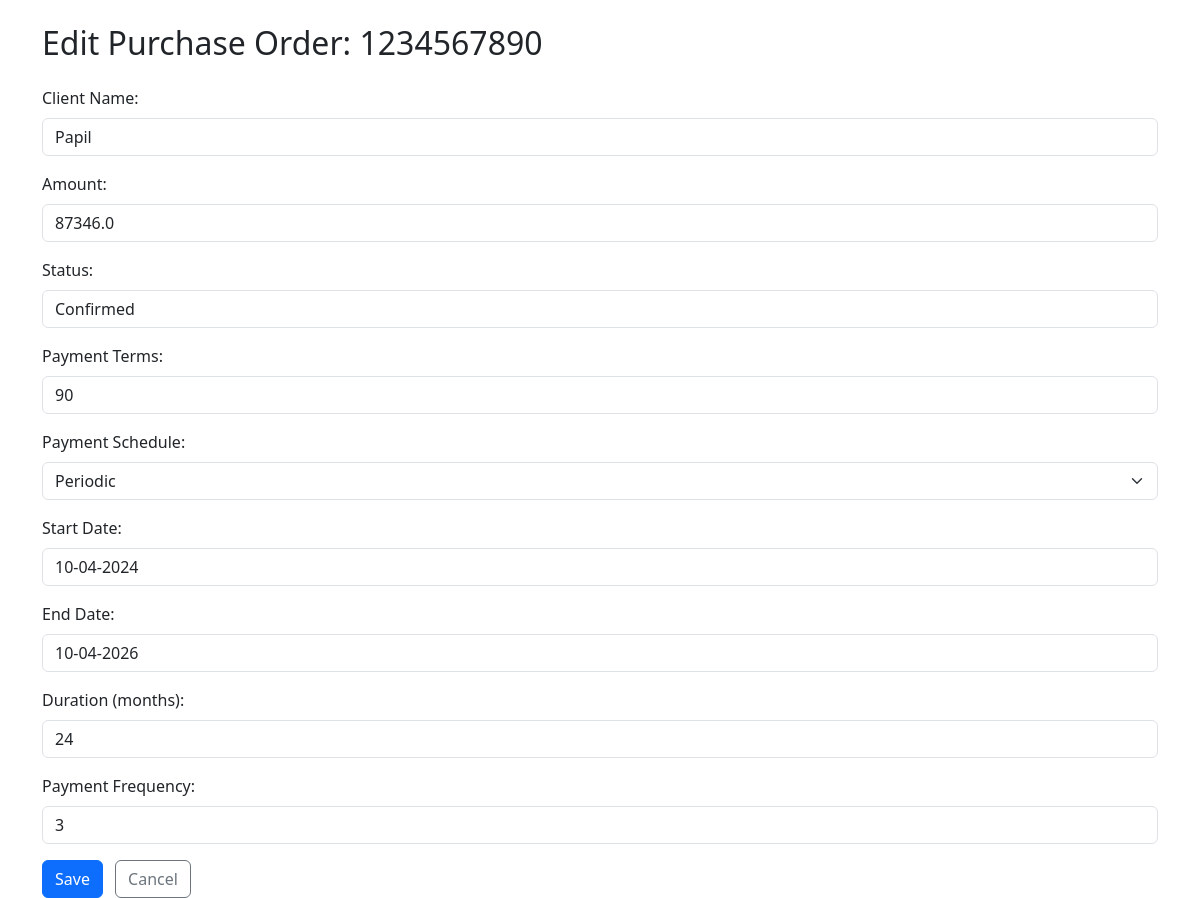
Before: /edit_po/1234567890 with the older database file.
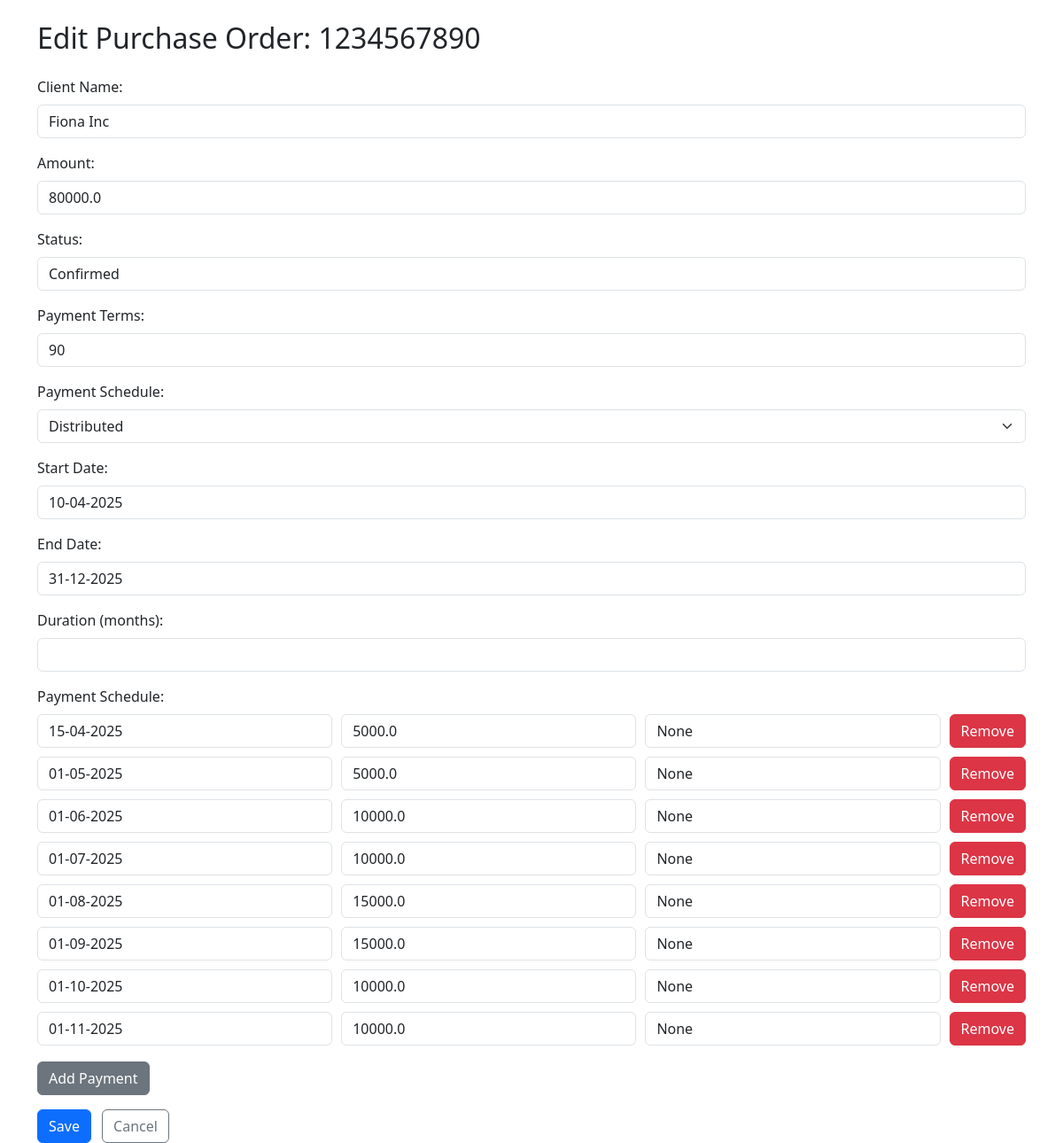
After: the same page with the newer database file.
### db/database.py (models this page shows)
class PurchaseOrder(Base):
    __tablename__ = "purchase_orders"
    id = Column(Integer, primary_key=True, index=True)
    po_id = Column(String, unique=True, index=True)
    client_name = Column(String)
    amount = Column(Float)
    status = Column(String)
    payment_terms = Column(Integer)
    payment_type = Column(String)
    start_date = Column(String)
    end_date = Column(String)
    duration_months = Column(Integer)
    payment_frequency = Column(Integer, nullable=True)
    milestones = relationship("Milestone", cascade="all, delete-orphan", backref="purchase_order")
    payment_schedule = relationship("PaymentSchedule", cascade="all, delete-orphan", backref="purchase_order")

class PaymentSchedule(Base):
    __tablename__ = "payment_schedule"
    id = Column(Integer, primary_key=True)
    po_id = Column(String, ForeignKey("purchase_orders.po_id"))
    payment_date = Column(String)
    payment_amount = Column(Float)
    payment_description = Column(String, nullable=True)

### app.py (the view, shortened to what this page needs)
@app.route('/edit_po/<po_id>', methods=['GET', 'POST'])
def edit_po(po_id):
    po = get_po_with_schedule(po_id)
    if not po:
        return f"<p>PO with ID {po_id} not found.</p>"
    return render_template('edit_po.html', po=po)

### app.py (called while the page is built)
@app.before_request
def load_logged_in_user():
    g.user = None
    if 'username' in session:
        g.user = session['username']

### templates/edit_po.html (shortened to what this page needs)
<!DOCTYPE html>
<html lang="en">
<head>
    <link href="https://cdn.jsdelivr.net/npm/bootstrap@5.3.3/dist/css/bootstrap.min.css" rel="stylesheet">
</head>
<body>
    <div class="container mt-4">
        <h2 class="mb-4">Edit Purchase Order: {{ po['po_id'] }}</h2>
        <form method="post">
            <div class="mb-3">
                <label for="client_name" class="form-label">Client Name:</label>
                <input type="text" class="form-control" id="client_name" name="client_name" value="{{ po['client_name'] }}" required>
            </div>
            <div class="mb-3">
                <label for="amount" class="form-label">Amount:</label>
                <input type="number" step="0.01" class="form-control" id="amount" name="amount" value="{{ po['amount'] }}" required>
            </div>
            <div class="mb-3">
                <label for="status" class="form-label">Status:</label>
                <input type="text" class="form-control" id="status" name="status" value="{{ po['status'] }}" required>
            </div>
            <div class="mb-3">
                <label for="payment_terms" class="form-label">Payment Terms:</label>
                <input type="number" class="form-control" id="payment_terms" name="payment_terms" value="{{ po['payment_terms'] }}">
            </div>
            <div class="mb-3">
                <label for="payment_type" class="form-label">Payment Schedule:</label>
                <select class="form-select" id="payment_type" name="payment_type">
                    <option value="distributed" {% if po['payment_type'] == 'distributed' %}selected{% endif %}>Distributed</option>
                    <option value="periodic" {% if po['payment_type'] == 'periodic' %}selected{% endif %}>Periodic</option>
                </select>
            </div>
            <div class="mb-3">
                <label for="start_date" class="form-label">Start Date:</label>
                <input type="text" class="form-control" id="start_date" name="start_date" value="{{ po['start_date'] }}">
            </div>
            <div class="mb-3">
                <label for="end_date" class="form-label">End Date:</label>
                <input type="text" class="form-control" id="end_date" name="end_date" value="{{ po['end_date'] }}">
            </div>
            <div class="mb-3">
                <label for="duration_months" class="form-label">Duration (months):</label>
                <input type="number" class="form-control" id="duration_months" name="duration_months" value="{{ po['duration_months'] }}">
            </div>
            {% if po['payment_type'] == 'periodic' %}
            <div class="mb-3 payment-frequency">
                <label for="payment_frequency" class="form-label">Payment Frequency:</label>
                <input type="number" class="form-control" id="payment_frequency" name="payment_frequency" value="{{ po['payment_frequency'] }}">
            </div>
            {% endif %}
            {% if po['payment_type'] == 'distributed' %}
            <div class="mb-3 schedule-fields">
                <label class="form-label">Payment Schedule:</label>
                <div id="schedule-list">
                    {% for sched in po['payment_schedule'] %}
                    <div class="schedule-entry">
                        <input type="text" class="form-control" name="payment_date" placeholder="Date (DD-MM-YYYY)" value="{{ sched['payment_date'] }}" required>
                        <input type="number" step="0.01" class="form-control" name="payment_amount" placeholder="Amount (USD)" value="{{ sched['payment_amount'] }}" required>
                        <input type="text" class="form-control" name="payment_description" placeholder="Description" value="{{ sched['payment_description'] }}">
                        <button type="button" class="btn btn-danger" onclick="removeSchedule(this)">Remove</button>
                    </div>
                    {% endfor %}
                </div>
                <button type="button" class="btn btn-secondary mt-2" onclick="addSchedule()">Add Payment</button>
            </div>
            {% endif %}
            <button type="submit" class="btn btn-primary me-2">Save</button>
            <a href="{{ url_for('forecast') }}" class="btn btn-outline-secondary">Cancel</a>
        </form>
    </div>
</body>
</html>

### templates/edit_po.html (style rules this page uses)
.milestone-entry, .schedule-entry { display: flex; gap: 10px; margin-bottom: 10px; flex-wrap: wrap; }
.milestone-entry input, .schedule-entry input { flex: 1; min-width: 150px; }

Changed rows visible on the page:
changed PurchaseOrder "Confirmed": client_name "Papil" → "Fiona Inc"; amount "87346.0" → "80000.0"; payment_type "Periodic" → "Distributed"; start_date "10-04-2024" → "10-04-2025"; end_date "10-04-2026" → "31-12-2025"
added PaymentSchedule: payment_date "15-04-2025", payment_amount "5000.0", payment_description "None"
added PaymentSchedule: payment_date "01-05-2025", payment_amount "5000.0", payment_description "None"
added PaymentSchedule: payment_date "01-06-2025", payment_amount "10000.0", payment_description "None"
added PaymentSchedule: payment_date "01-07-2025", payment_amount "10000.0", payment_description "None"
added PaymentSchedule: payment_date "01-08-2025", payment_amount "15000.0", payment_description "None"
added PaymentSchedule: payment_date "01-09-2025", payment_amount "15000.0", payment_description "None"
added PaymentSchedule: payment_date "01-10-2025", payment_amount "10000.0", payment_description "None"
added PaymentSchedule: payment_date "01-11-2025", payment_amount "10000.0", payment_description "None"
Other visible differences:
form field duration_months: "24" → (not shown)
form field payment_frequency: "3" → (not shown)
text no longer shown: "Payment Frequency:"
text now shown: "Payment Schedule: Add Payment"
